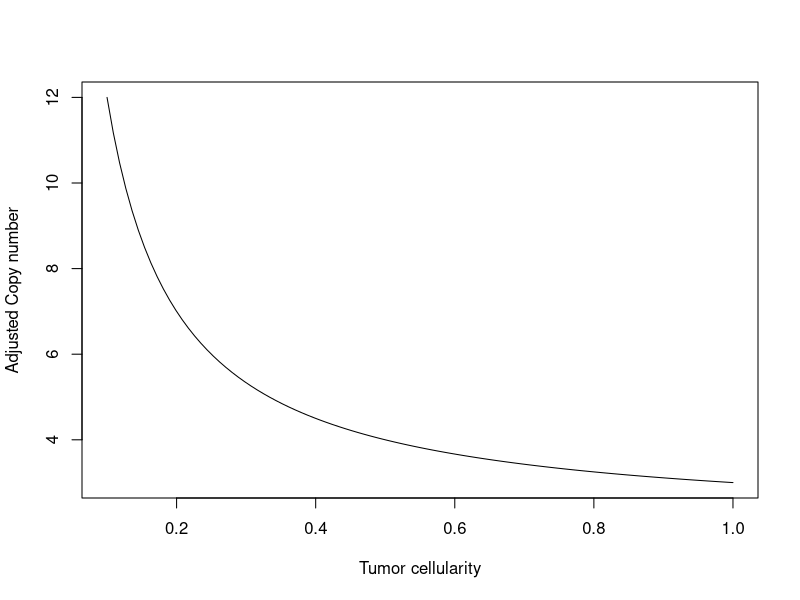
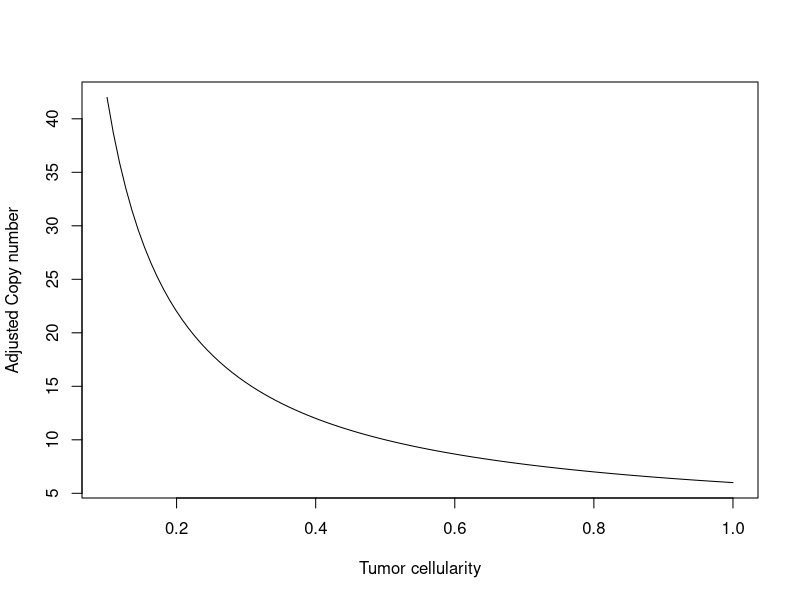
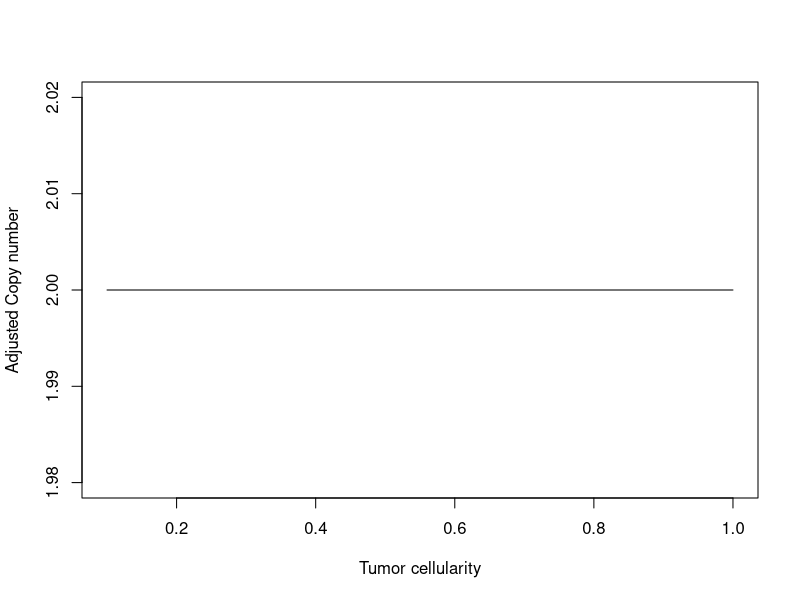
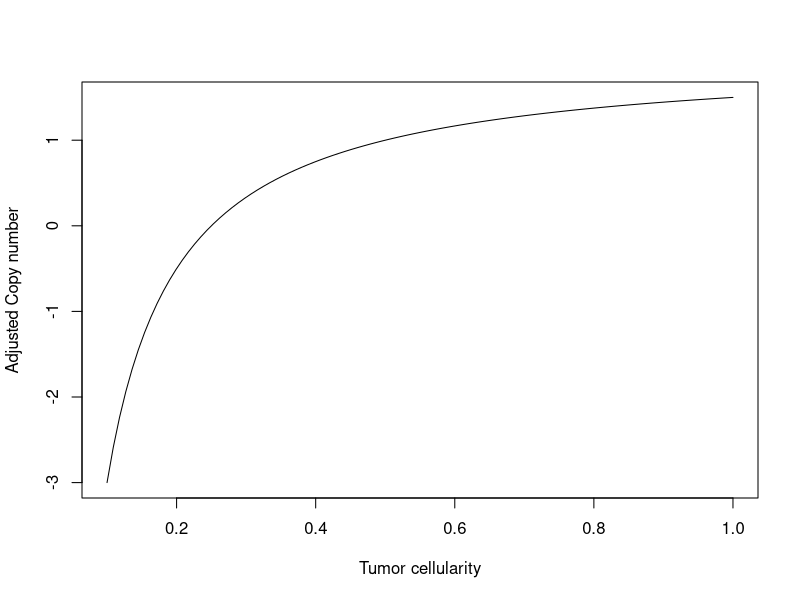

Generate these figures, in order, with R:
## ---- chunk 1
curve( (3 - (1-x) * 2) / x, xlim = c(0.1, 1.0),
       xlab="Tumor cellularity", ylab="Adjusted Copy number")
## ---- chunk 2
curve( (6 - (1-x) * 2) / x, xlim = c(0.1, 1.0),
       xlab="Tumor cellularity", ylab="Adjusted Copy number")
## ---- chunk 3
curve( (2 - (1-x) * 2) / x, xlim = c(0.1, 1.0),
       xlab="Tumor cellularity", ylab="Adjusted Copy number")
## ---- chunk 4
curve( (1.5 - (1-x) * 2) / x, xlim = c(0.1, 1.0),
       xlab="Tumor cellularity", ylab="Adjusted Copy number")
